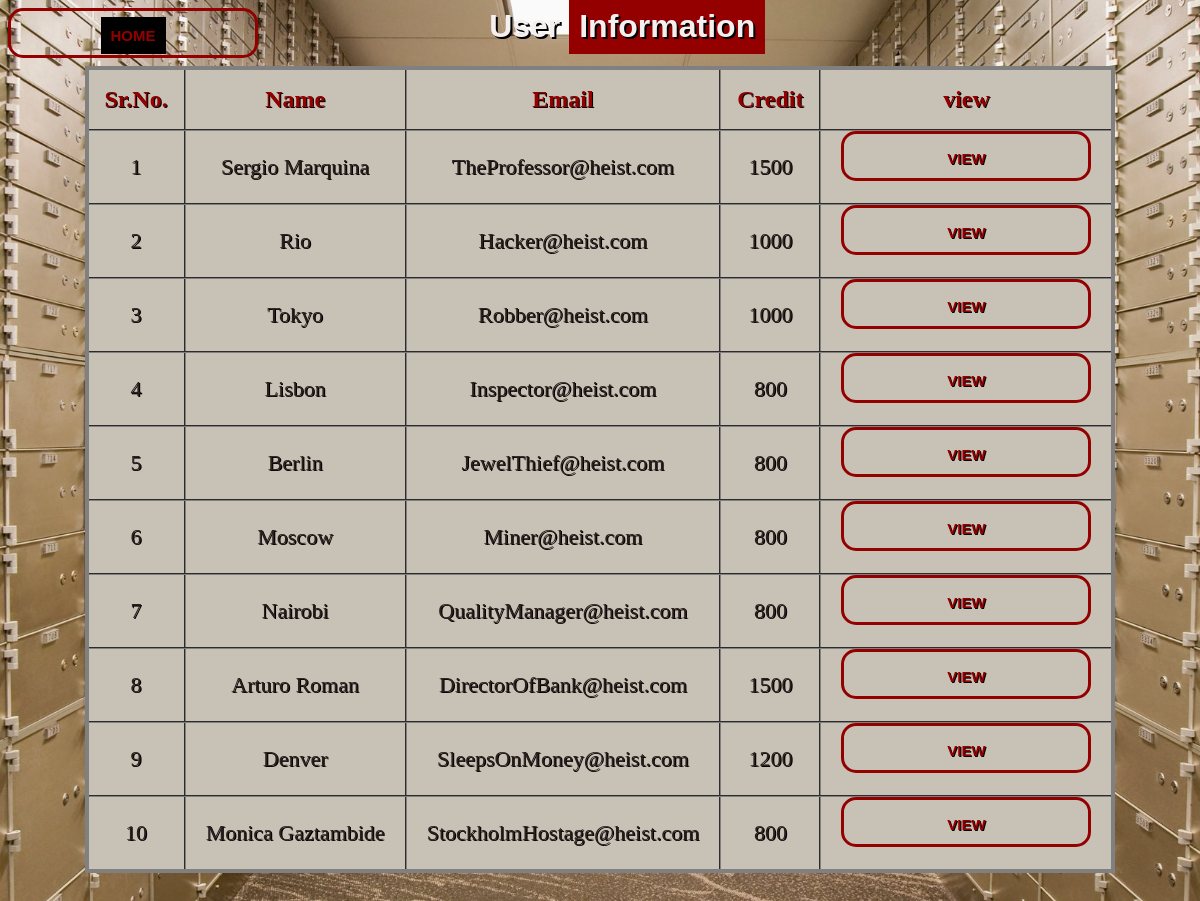
The app's page /checkcredit.php with its own data.
### tables this page shows
CREATE TABLE `users` (
  `name` varchar(50) NOT NULL,
  `email` varchar(50) NOT NULL,
  `amount` double DEFAULT NULL
);

### userinformation.php (the view, shortened to what this page needs)
<?php
$con=mysqli_connect('localhost','root','','banking_system');
$sql = "SELECT name, email, amount FROM users";
$result = $con->query($sql);
?>
<html>
<head>
   <link rel="stylesheet" href="buttons.css">
</head>
<body>
	<div class="buttons">
	<a href="index.php">
    <button class="primary_btn" style="float: left;" ><box2>HOME</box2></button>
	</a>
</div>
	<h1 style="color:#f5f0f0;text-shadow: 2px 2px black; text-align:left">&nbsp &nbsp &nbsp &nbsp &nbsp &nbsp &nbsp &nbsp &nbsp &nbsp &nbsp &nbsp &nbsp
	User <box>Information</box></h1>
	<table class="flat-table-1">
		<thead>
			<th>Sr.No.</th>
			<th>Name</th>
			<th>Email</th>
			<th>Credit</th>
			<th>view</th>
		</thead>
		<tbody>
		<tr>
			<?php
				$row=mysqli_fetch_array($result);
			?>
            <td>1</td>
			<td><?php echo  $row["name"]; ?></td>
			<td><?php echo  $row["email"]; ?></td>
			<td><?php echo  $row["amount"]; ?></td>
			<td>
				<form action="user.php" method="post"  class="view" onclick="openWin()">
					<button class="primary_btn" type="submit" name="name" value="<?php echo  $row["name"]; ?>" >View</button>
				</form>
			</td>
		</tr>
		<tr>
			<?php
				$row=mysqli_fetch_array($result);
			?>
			<td> 2</td>
			<td><?php echo  $row["name"]; ?></td>
			<td><?php echo  $row["email"]; ?></td>
			<td><?php echo  $row["amount"]; ?></td>
			<td>
				<form action="user.php" method="post" class="view">
					<button class="primary_btn" type="submit" name="name" value="<?php echo  $row["name"]; ?>">View</button>
				</form>
			</td>
		</tr>
        <tr>
			<?php
				$row=mysqli_fetch_array($result);
			?>
			<td> 3</td>
			<td><?php echo  $row["name"]; ?></td>
			<td><?php echo  $row["email"]; ?></td>
			<td><?php echo  $row["amount"]; ?></td>
			<td>
				<form action="user.php" method="post" class="view">
					<button class="primary_btn" type="submit" name="name" value="<?php echo  $row["name"]; ?>">View</button>
				</form>
			</td>
		</tr>
        <tr>
			<?php
				$row=mysqli_fetch_array($result);
			?>
			<td> 4</td>
			<td><?php echo  $row["name"]; ?></td>
			<td><?php echo  $row["email"]; ?></td>
			<td><?php echo  $row["amount"]; ?></td>
			<td>
				<form action="user.php" method="post" class="view">
					<button class="primary_btn" type="submit" name="name" value="<?php echo  $row["name"]; ?>">View</button>
				</form>
			</td>
        </tr>
        <tr>
			<?php
				$row=mysqli_fetch_array($result);
			?>
			<td> 5</td>
			<td><?php echo  $row["name"]; ?></td>
			<td><?php echo  $row["email"]; ?></td>
			<td><?php echo  $row["amount"]; ?></td>
			<td>
				<form action="user.php" method="post" class="view">
					<button class="primary_btn" type="submit" name="name" value="<?php echo  $row["name"]; ?>">View</button>
				</form>
			</td>
		</tr>
        <tr>
			<?php
				$row=mysqli_fetch_array($result);
			?>
			<td> 6</td>
			<td><?php echo  $row["name"]; ?></td>
			<td><?php echo  $row["email"]; ?></td>
			<td><?php echo  $row["amount"]; ?></td>
			<td>
				<form action="user.php" method="post" class="view">
					<button class="primary_btn"type="submit" name="name" value="<?php echo  $row["name"]; ?>">View</button>
				</form>
			</td>
        </tr>
        <tr>
			<?php
				$row=mysqli_fetch_array($result);
			?>
			<td> 7</td>
			<td><?php echo  $row["name"]; ?></td>
			<td><?php echo  $row["email"]; ?></td>
			<td><?php echo  $row["amount"]; ?></td>
			<td>
				<form action="user.php" method="post" class="view">
					<button class="primary_btn"type="submit" name="name" value="<?php echo  $row["name"]; ?>">View</button>
				</form>
			</td>
		</tr>
        <tr>
			<?php
				$row=mysqli_fetch_array($result);
			?>
			<td> 8</td>
			<td><?php echo  $row["name"]; ?></td>
			<td><?php echo  $row["email"]; ?></td>
			<td><?php echo  $row["amount"]; ?></td>
			<td>
				<form action="user.php" method="post" class="view">
					<button class="primary_btn"type="submit" name="name" value="<?php echo  $row["name"]; ?>">View</button>
				</form>
			</td>
		</tr>
        <tr>
			<?php
				$row=mysqli_fetch_array($result);
			?>
			<td> 9</td>
			<td><?php echo  $row["name"]; ?></td>
			<td><?php echo  $row["email"]; ?></td>
			<td><?php echo  $row["amount"]; ?></td>
			<td>
				<form action="user.php" method="post" class="view">
					<button class="primary_btn"type="submit" name="name" value="<?php echo  $row["name"]; ?>">View</button>
				</form>
			</td>
        </tr>
        <tr>
			<?php
				$row=mysqli_fetch_array($result);
			?>
			<td> 10</td>
			<td><?php echo  $row["name"]; ?></td>
			<td><?php echo  $row["email"]; ?></td>
			<td><?php echo  $row["amount"]; ?></td>
			<td>
				<form action="user.php" method="post" class="view">
					<button class="primary_btn"type="submit" name="name" value="<?php echo  $row["name"]; ?>">View</button>
				</form>
			</td>
		</tr>
		</tbody>
	</table><br><br>
</body>
</html>

### checkcredit.php (shortened to what this page needs)
<?php
$con=mysqli_connect('localhost','root','','banking_system');
$name1=$_SESSION['name'];
$q="select amount from users where name='$name1'";
$result=mysqli_query($con,$q);
$row=mysqli_fetch_array($result);
$var=$row['amount'];
if ( $var >= $_POST["transfer"] )
{
    include 'userinformation.php';
}
else
{
	include 'userinformation.php';
    $message="Insufficient Balance";
   echo"<script type='text/javascript'>alert('$message');
   </script>";
}
?>

### buttons.css (style rules this page uses)
.primary_btn { width: 250px; height:50px; display: inline-block; background: transparent; font-weight:bold; padding: px 50px; color: #940000; font-family: "Compacta", sans-serif; font-size: 15px; font-weight: 650; line-height: 48px; text-shadow: 1px 1px black; border: 3px solid #940000; border-radius: 15px; outline: none !important; box-shadow: none !important; text-align: center; text-transform: uppercase; cursor: pointer; transition: all 300ms linear 0s; }

### userinformation.php (style rules this page uses)
body { text-align:center; }
.flat-table-1 { background: #c7c2b5; }
h1 { font-family: Arial, Times, serif; }
table { text-align:center; margin-left: auto; margin-right: auto; border:4px solid gray; border-collapse:collapse; }
th { color:#940000; font-size:24px; padding:16px; }
td { text-align:center; font-size:22px; color: #2e1f1f; padding: 0px 20px 0px 20px; }
tr { transition: background 0.3s, box-shadow 0.3s; }
th,td { border-collapse:collapse; border:2px groove gray; text-shadow: 1px 1px black; }
body { background-image:url("images/bank locker.jpg"); background-position: center; background-repeat: no-repeat; background-size: cover; }
box { background-color: #940000; width: 200px; padding: 10px; }
box2 { background-color: black; width: 200px; padding: 10px; }

### records on screen
users: name "Sergio Marquina", email "TheProfessor@heist.com", amount "1500"
users: name "Rio", email "Hacker@heist.com", amount "1000"
users: name "Tokyo", email "Robber@heist.com", amount "1000"
users: name "Lisbon", email "Inspector@heist.com", amount "800"
users: name "Berlin", email "JewelThief@heist.com", amount "800"
users: name "Moscow", email "Miner@heist.com", amount "800"
users: name "Nairobi", email "QualityManager@heist.com", amount "800"
users: name "Arturo Roman", email "DirectorOfBank@heist.com", amount "1500"
users: name "Denver", email "SleepsOnMoney@heist.com", amount "1200"
users: name "Monica Gaztambide", email "StockholmHostage@heist.com", amount "800"
